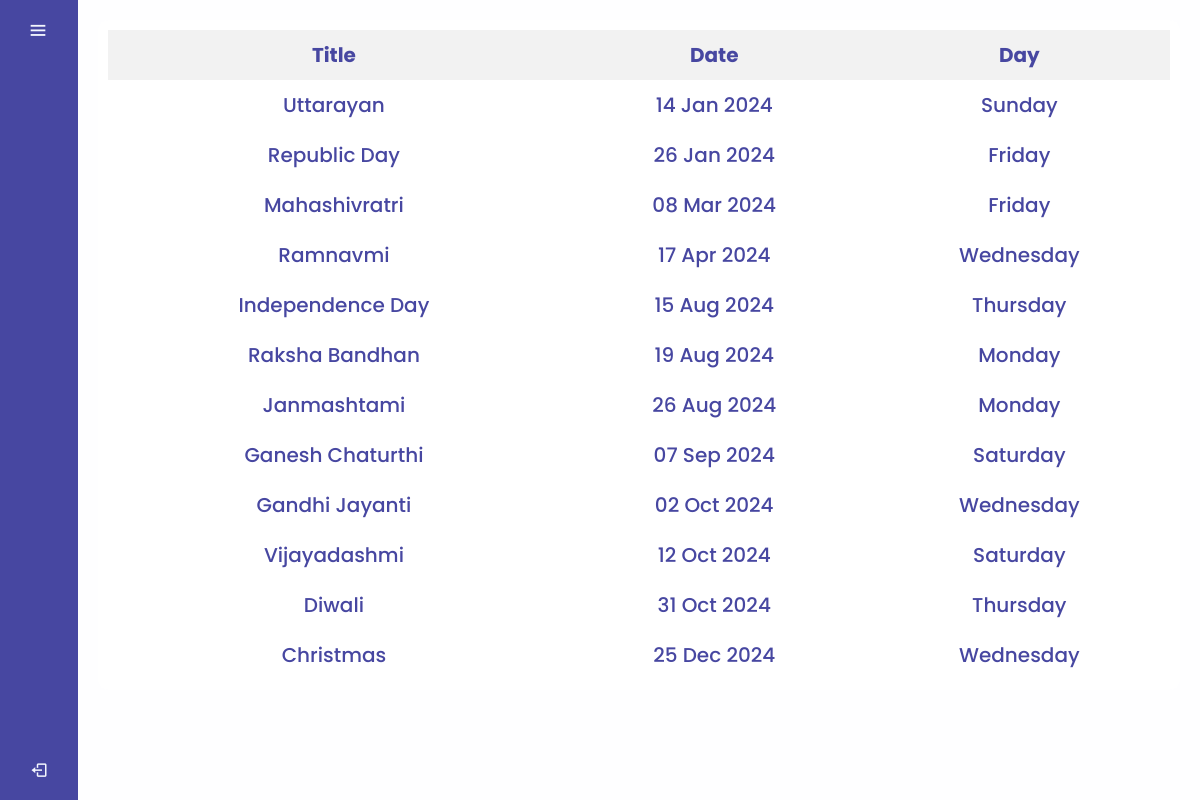
The page /holidayspage (signed in) on the database its author committed.
### emp_engagement/models.py (models this page shows, shortened)
class Holidays(models.Model):
    username = models.CharField(max_length=30)
    holidayid = models.CharField(max_length=6)
    title = models.CharField(max_length=30)
    date = models.DateField()
    day = models.CharField(max_length=15)

### emp_engagement/decorators.py (the view)
    def wrapped_view(request,*args, **kwargs):
        try:
            if 'username' in request.session.keys():
                return view_func(request,*args, **kwargs)
            else:
                return redirect('/login')
        except:
            return redirect('/login')

### templates/holidays.html (shortened to what this page needs)
{% extends "index.html" %}
{% block css %}
{% load static %}
<link rel="stylesheet" href="{% static "css/holidays.css" %}">
{% endblock css %}
{% block section %}
<div class="container">
    <table id="holidayTable">
        <thead>
            <tr>
                <th>Title</th>
                <th>Date</th>
                <th>Day</th>
            </tr>
        </thead>
        <tbody id="tableBody">
            {% for holiday in holiday_data %}
            <tr>
              <td>{{ holiday.title }}</td>
              <td>{{ holiday.date|date:"d M Y" }}</td>
              <td>{{ holiday.day }}</td>
            </tr>
            {% endfor %}
        </tbody>
    </table>
</div>
{% endblock section %}
{% block script %}
{% load static %}
{% endblock script %}

### static/css/index.css (style rules this page uses)
* { margin: 0; padding: 0; box-sizing: border-box; font-family: "Poppins", sans-serif; }
:root { --primary-color: #4747a1; --secondary-color:#f4f7fe; }

### static/css/holidays.css (style rules this page uses)
.container { height: 100vh; background-color: rgba(255, 255, 255, 0.9); padding: 20px; }
table { width: 100%; border-collapse: separate; border-spacing: 0; background-color: rgba(255, 255, 255, 0.8); border-radius: 10px; overflow-y: auto; max-height: calc(100vh - 150px); }
table, th, td { font-size: 20px; padding: 10px; }
th { background-color: #f2f2f2; }
td { text-align: center; }

### rows shown on the page
Holidays: title "Uttarayan", date "14 Jan 2024", day "Sunday"
Holidays: title "Republic Day", date "26 Jan 2024", day "Friday"
Holidays: title "Mahashivratri", date "08 Mar 2024", day "Friday"
Holidays: title "Ramnavmi", date "17 Apr 2024", day "Wednesday"
Holidays: title "Independence Day", date "15 Aug 2024", day "Thursday"
Holidays: title "Raksha Bandhan", date "19 Aug 2024", day "Monday"
Holidays: title "Janmashtami", date "26 Aug 2024", day "Monday"
Holidays: title "Ganesh Chaturthi", date "07 Sep 2024", day "Saturday"
Holidays: title "Gandhi Jayanti", date "02 Oct 2024", day "Wednesday"
Holidays: title "Vijayadashmi", date "12 Oct 2024", day "Saturday"
Holidays: title "Diwali", date "31 Oct 2024", day "Thursday"
Holidays: title "Christmas", date "25 Dec 2024", day "Wednesday"
